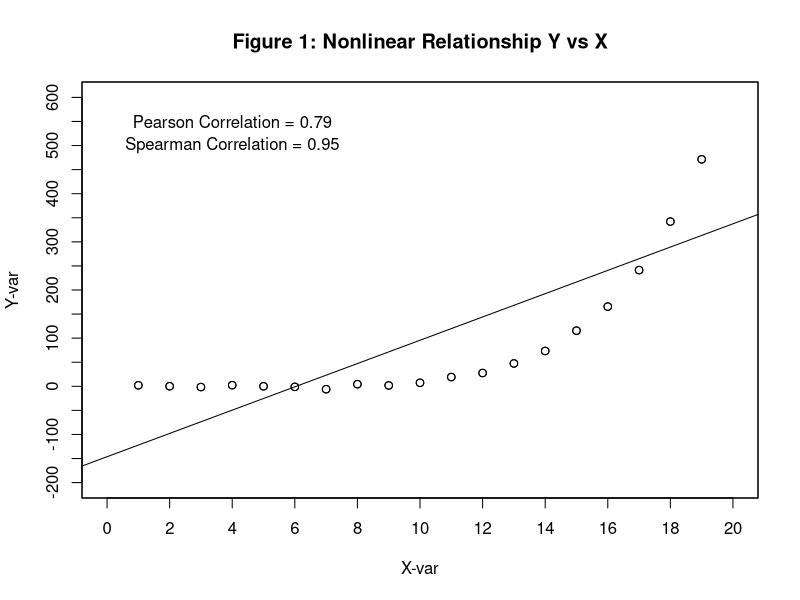
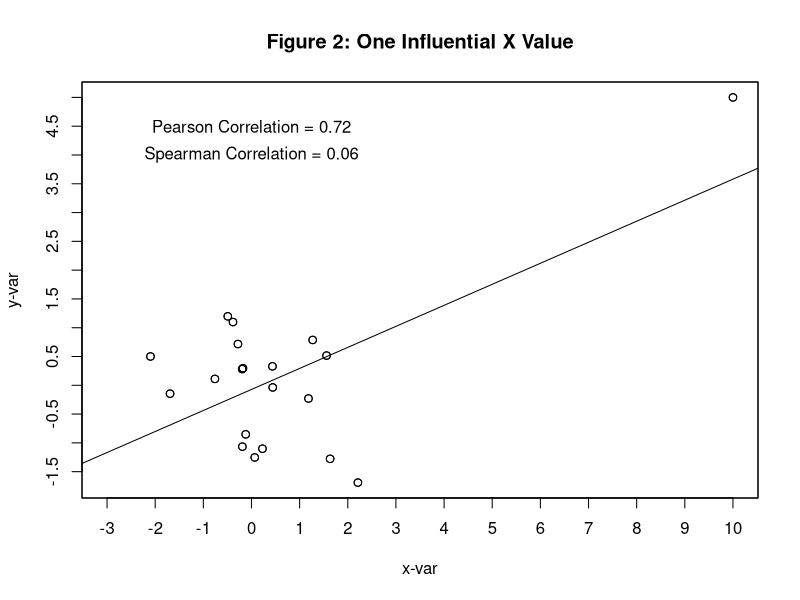

Source code (R) for these figures, in order:
x<- 1:20
y<- x^6/100000
e<- rnorm(20,0,3)
y<- y+e
xr<- rank(x)
yr<- rank(y)
#postscript("u:/meth1/psfiles/spearman.ps",horizontal=F)
plot(x,y,xlab="X-var",ylab="Y-var",ylim=c(-200,600),xlim=c(0,20),
     main="Figure 1: Nonlinear Relationship Y vs X",lab=c(10,15,7))
box()
points(x,y)
text(4,550,"Pearson Correlation = 0.79")
text(4,500,"Spearman Correlation = 0.95")
abline(lm(y~x))
#graphics.off()

x2<- rnorm(19,0,1)
y2<- rnorm(19,0,1)
x2 <- c(x2,10)
y2 <- c(y2,5)
xr2<- rank(x2)
yr2<- rank(y2)
#postscript("u:/meth1/psfiles/spearman2.ps",horizontal=F)
plot(x2,y2,xlab="x-var",ylab="y-var",xlim=c(-3,10),
     main="Figure 2: One Influential X Value",lab=c(10,15,7))
box()
points(x2,y2)
text(0,4.5,"Pearson Correlation = 0.72")
text(0,4,"Spearman Correlation = 0.06")
abline(lm(y2~x2))
#graphics.off()
